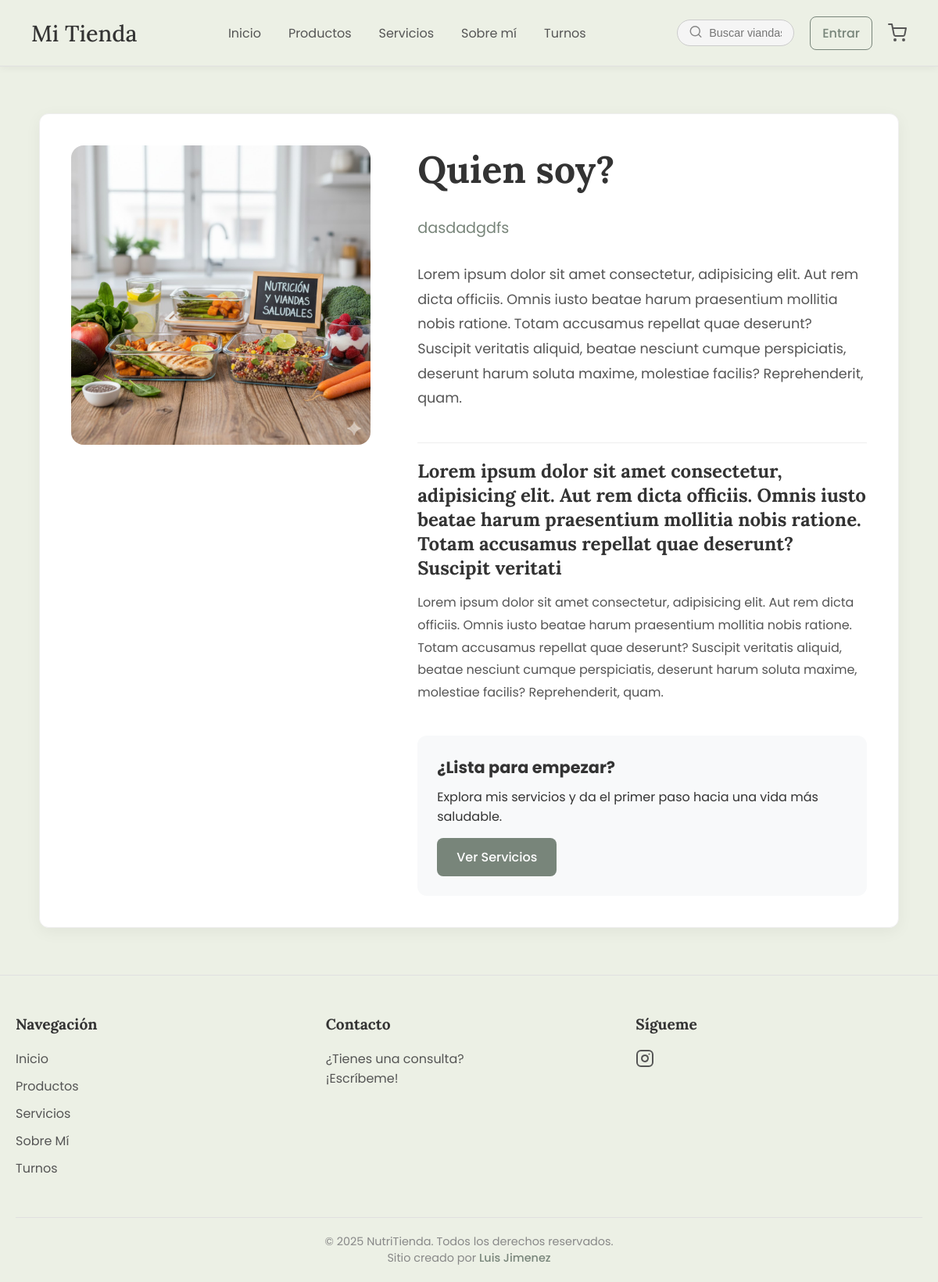
Page /sobre-mi/ on the earlier database version.
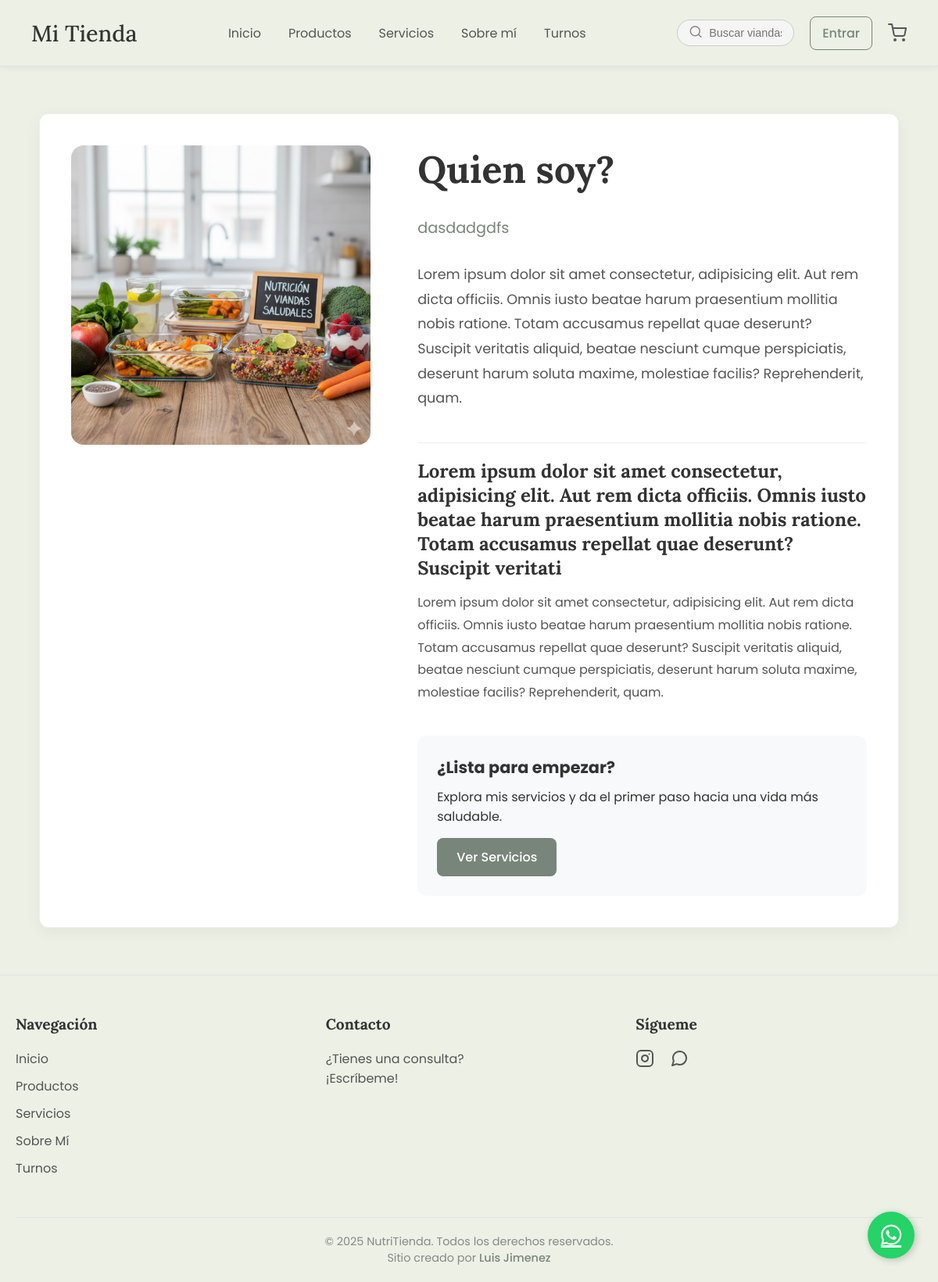
Same page on the later database version.
### core/views.py (the view)
# urls.py: path('sobre-mi/', views.sobre_mi_view, name='sobre_mi'),
def sobre_mi_view(request):
    try:
        pagina = Pagina.objects.get(slug='sobre-mi')
    except Pagina.DoesNotExist:
        pagina = None
    return render(request, 'sobre_mi.html', {'pagina': pagina})

### configuracion/context_processors.py (called while the page is built)
def apariencia_context(request):
    config = AparienciaConfig.objects.first()
    if not config:
        config_data = {
            'logo_sitio': None,
            'color_fondo_body': '#ECF0E5',
            'navbar_color_fondo': '#FFFFFF',
            'navbar_color_enlaces': '#555555',
            'boton_color_principal_fondo': '#78857A',
            'boton_color_principal_texto': '#FFFFFF',
            'boton_color_principal_hover': '#647066',
            'boton_color_secundario_borde': '#78857A',
             'color_carrito_activo': '#E74C3C',
        }
    else:
        config_data = config
    return {'apariencia_config': config_data}

### templates/sobre_mi.html
{% extends 'base.html' %}
{% load static %}
{% block extra_css %}
  <link rel="stylesheet" href="{% static 'css/pages/sobre_mi.css' %}">
{% endblock %}
{% block content %}
<div class="pagina-wrapper">
    <div class="pagina-container sobre-mi-layout">
        <div class="sobre-mi-imagen-col">
            {% if pagina.imagen_principal %}
                <img src="{{ pagina.imagen_principal.url }}" alt="{{ pagina.titulo }}">
            {% endif %}
        </div>
        <div class="sobre-mi-texto-col">
            <h1 class="pagina-titulo">{{ pagina.titulo }}</h1>
            {% if pagina.subtitulo %}
                <p class="pagina-subtitulo">{{ pagina.subtitulo }}</p>
            {% endif %}
            <div class="pagina-contenido">
                {{ pagina.contenido_principal|linebreaks }}
            </div>
            {% if pagina.seccion_extra_titulo and pagina.seccion_extra_contenido %}
            <div class="seccion-extra">
                <h3>{{ pagina.seccion_extra_titulo }}</h3>
                <p>{{ pagina.seccion_extra_contenido|linebreaks }}</p>
            </div>
            {% endif %}
            <div class="sobre-mi-cta">
                <h4>¿Lista para empezar?</h4>
                <p>Explora mis servicios y da el primer paso hacia una vida más saludable.</p>
                <a href="#" class="btn-principal">Ver Servicios</a>
            </div>
        </div>
    </div>
</div>
{% endblock %}

### templates/footer_content.html (shortened to what this page needs)
{% load static %}
<footer class="site-footer">
    <div class="footer-container">
        <div class="footer-column">
            <h4>Navegación</h4>
            <ul>
                <li><a href="{% url 'inicio' %}">Inicio</a></li>
                <li><a href="{% url 'lista_productos' %}">Productos</a></li>
                <li><a href="{% url 'servicios' %}">Servicios</a></li>
                <li><a href="{% url 'sobre_mi' %}">Sobre Mí</a></li>
                <li><a href="{% url 'calendario' %}">Turnos</a></li>
            </ul>
        </div>
        <div class="footer-column">
            <h4>{{ apariencia_config.footer_col_contacto_titulo|default:"Contacto" }}</h4>
            <p>{{ apariencia_config.footer_col_contacto_texto|safe|default:"¿Tienes una consulta? <br> ¡Escríbeme!" }}</p>
        </div>
        <div class="footer-column">
            <h4>Sígueme</h4>
            <div class="footer-social">
                {% if apariencia_config.footer_link_instagram %}
                <a href="{{ apariencia_config.footer_link_instagram }}" target="_blank" aria-label="Instagram">
                </a>
                {% endif %}
                {% if apariencia_config.footer_link_whatsapp %}
                <a href="{{ apariencia_config.footer_link_whatsapp }}" target="_blank" aria-label="WhatsApp">
                </a>
                {% endif %}
            </div>
        </div>
    </div>
    <div class="footer-bottom">
        <p>&copy; {% now "Y" %} NutriTienda. Todos los derechos reservados.</p>
        <p class="creator-credit">Sitio creado por <a href="#" target="_blank">{{ apariencia_config.footer_texto_creditos|default:"Luis Jiménez" }}</a></p>
    </div>
</footer>

Differences in the rows shown:
changed AparienciaConfig "Contacto": footer_link_whatsapp empty → "https://wa.me/1138484806" (drawn)
